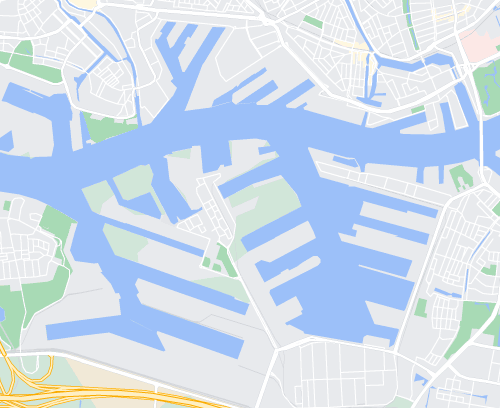
%> input picture Maps/snazzy-image3.png, 500 x 408 px
$ octave plot_poly_sea.m   (GNU Octave 9; MATLAB toolbox functions it lacks are replaced by stand-ins)
%> lines starting %> are read from the running program, lines starting %| are printed output that depends on the picture; in (x1, y1, x2, y2) boxes, pixels count from 0 and x2, y2 are one past the last pixel; in counts of white or black regions, pixels touching at a corner belong together; the program's own positions count from 1
%> further down, RGB is the input picture: size 408x500x3 uint8; mean R, G, B 207.9, 222, 236.7
### createMask.m
function [BW,maskedRGBImage] = createMask(RGB)
%createMask  Threshold RGB image using auto-generated code from colorThresholder app.
%  [BW,MASKEDRGBIMAGE] = createMask(RGB) thresholds image RGB using
%  auto-generated code from the colorThresholder app. The colorspace and
%  range for each channel of the colorspace were set within the app. The
%  segmentation mask is returned in BW, and a composite of the mask and
%  original RGB images is returned in maskedRGBImage.

% Auto-generated by colorThresholder app on 12-Mar-2024
%------------------------------------------------------


% Convert RGB image to chosen color space
I = RGB;

% Define thresholds for channel 1 based on histogram settings
channel1Min = 116.000;
channel1Max = 156.000;

% Define thresholds for channel 2 based on histogram settings
channel2Min = 166.000;
channel2Max = 192.000;

% Define thresholds for channel 3 based on histogram settings
channel3Min = 247.000;
channel3Max = 249.000;

% Create mask based on chosen histogram thresholds
sliderBW = (I(:,:,1) >= channel1Min ) & (I(:,:,1) <= channel1Max) & ...
    (I(:,:,2) >= channel2Min ) & (I(:,:,2) <= channel2Max) & ...
    (I(:,:,3) >= channel3Min ) & (I(:,:,3) <= channel3Max);
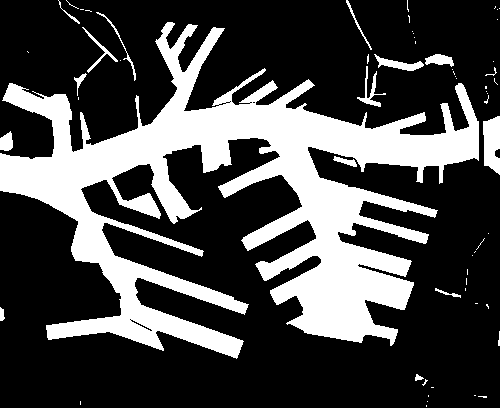
%> sliderBW: size 408x500 logical; 28.2% white; 61 white regions (44 under 20 px), largest, box (x1, y1, x2, y2) and area: (0, 22, 479, 359) 54602, (483, 116, 500, 175) 789, (374, 54, 424, 71) 331
BW = sliderBW;

% Initialize output masked image based on input image.
maskedRGBImage = RGB;

% Set background pixels where BW is false to zero.
maskedRGBImage(repmat(~BW,[1 1 3])) = 0;
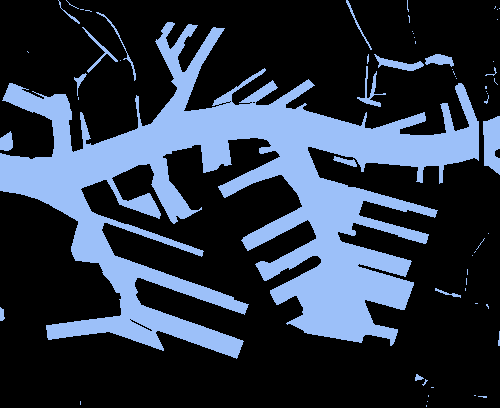
%> maskedRGBImage: size 408x500x3 uint8; mean R, G, B 44, 54.2, 70.3

end

### contour_path.m
function [pos1sol,pos2sol] = contour_path(Hsize,scale,BW)
%> called with Hsize = 408, scale = 1

Img = 255*uint8(BW);

%%
BW3 = bwmorph(Img,'remove');
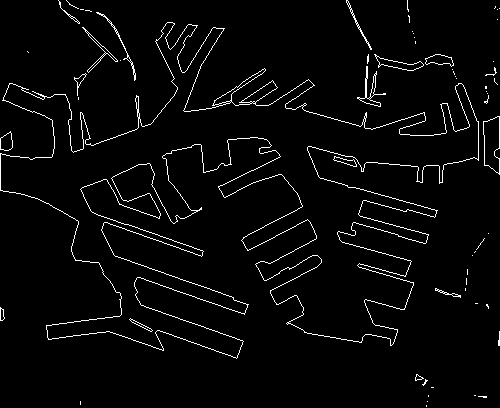
%> BW3: size 408x500 logical; 3.2% white in thin lines or dots
%> the run ends on the next line
BW3 = bwskel(BW3,'MinBranchLength',20);% Almost unnecessary except for some few cases, such as Map N°252 or 221 (requiring MinBranchLength>=8)

%% Find parametrized path
Mpath = BW3;
no=10;

ymax = scale*Hsize;
npath = sum(sum(Mpath));
path = zeros(npath,2);
[yp,xp] = find(Mpath,1);
path(1,:) = [xp,ymax-yp]/scale;
Mpath(yp,xp) = false;
for j=2:npath
    [dy,dx] = find(Mpath(max(yp-no,1):min(yp+no,size(Mpath,1)),max(xp-no,1):min(xp+no,size(Mpath,2))));
    if isempty(dx)
        path = path(1:(j-1),:);
        break
    end
    dy = dy-min(no+1,yp);
    dx = dx-min(no+1,xp);
    if length(dx)>1 % 4-order neighboor first
        [~,k] = sort(dx.^2+dy.^2);
        dx = dx(k(1));
        dy = dy(k(1));
    end
    yp = yp+dy;
    xp = xp+dx;
    path(j,:) = [xp,ymax-yp]/scale;
    Mpath(yp,xp) = false;
end
pos1sol=path(1:(j-1),1);
pos2sol=path(1:(j-1),2);
end

### plot_poly_sea.m
addpath('util')

RGB = imread('Maps/snazzy-image3.png');
[BW,maskedRGBImage] = createMask(RGB);
[pos1sol,pos2sol] = contour_path(size(BW,1),1,BW);

$ run again, with Maps/snazzy-image2.png copied over Maps/snazzy-image3.png
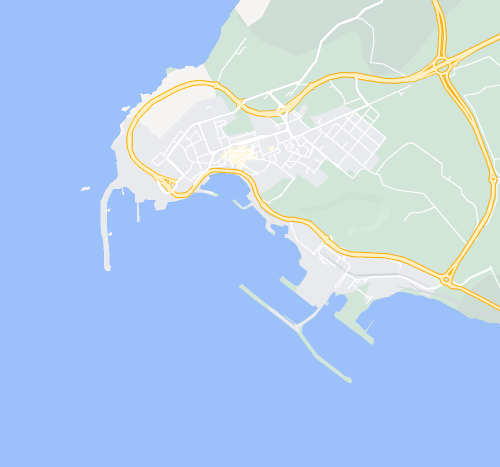
%> input picture Maps/snazzy-image2.png, 500 x 467 px
%> RGB is the input picture: size 467x500x3 uint8; mean R, G, B 181.4, 207, 236.4
%> in createMask, `sliderBW = (I(:,:,1) >= channel1Min ) & (I(:,:,1) <= channel1Max) & (I..`:
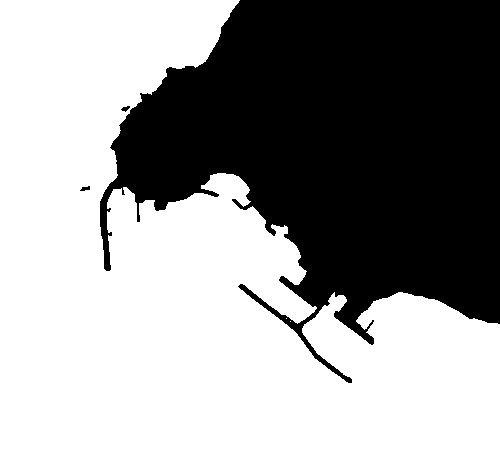
%> sliderBW: size 467x500 logical; 60.7% white; 3 black regions, box (x1, y1, x2, y2) and area: (100, 0, 500, 383) 91634, (80, 186, 90, 191) 32, (121, 106, 130, 112) 30
%> in contour_path, `BW3 = bwmorph(Img,'remove');`:
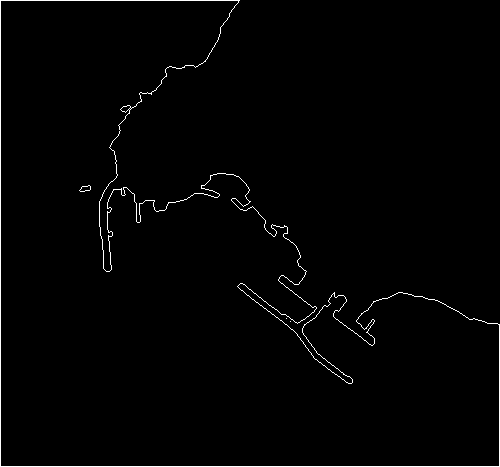
%> BW3: size 467x500 logical; 1.2% white in thin lines or dots

$ run again, with Maps/snazzy-image.png copied over Maps/snazzy-image3.png
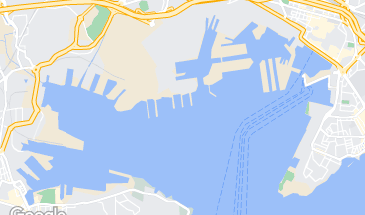
%> input picture Maps/snazzy-image.png, 365 x 215 px
%> RGB is the input picture: size 215x365x3 uint8; mean R, G, B 200.1, 214.3, 232.9
%> in createMask, `sliderBW = (I(:,:,1) >= channel1Min ) & (I(:,:,1) <= channel1Max) & (I..`:
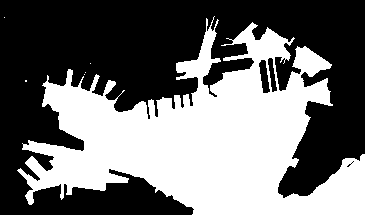
%> sliderBW: size 215x365 logical; 43.7% white; 6 white regions (5 under 20 px), largest, box (x1, y1, x2, y2) and area: (17, 16, 365, 215) 34278
%> in contour_path, `BW3 = bwmorph(Img,'remove');`:
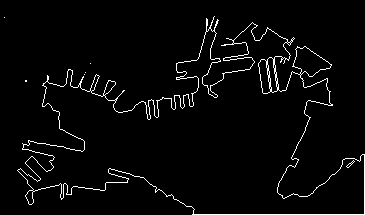
%> BW3: size 215x365 logical; 3.2% white in thin lines or dots
